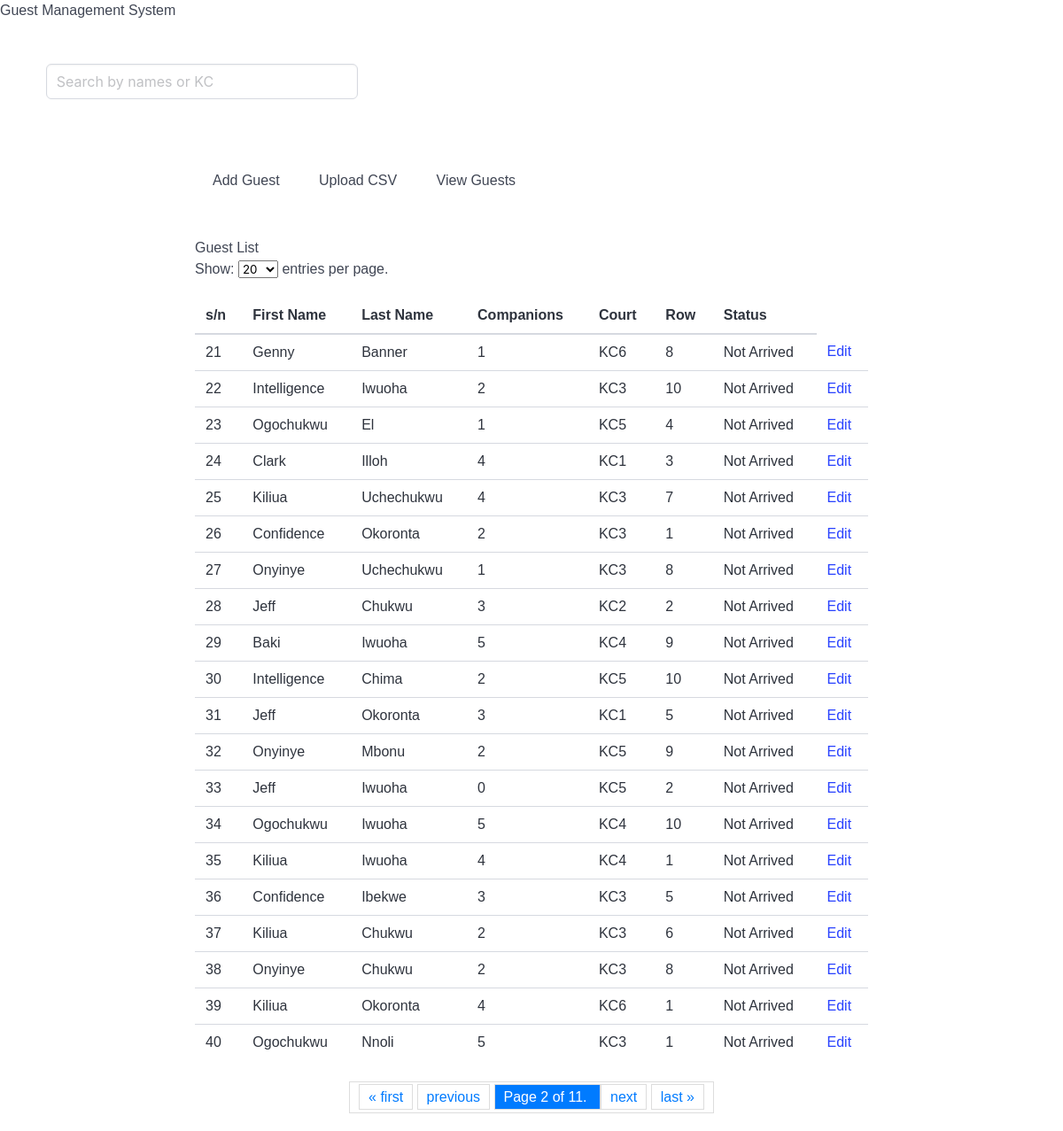
Screenshot of /list_guests/?page=2&per_page=20 with the database file from the repository.
### guests/models.py (models this page shows, shortened)
class Guest(models.Model):
    first_name = models.CharField(max_length=100)
    last_name = models.CharField(max_length=100)
    has_arrived = models.BooleanField(default=False)
    number_of_companions = models.PositiveIntegerField(default=0)
    court = models.CharField(max_length=5, null=True)
    row = models.PositiveIntegerField(default=0)

### guests/views.py (the view)
# urls.py: path('list_guests/', views.list_guests, name='list_guests'),
def list_guests(request):
    success_message = request.session.pop('upload_message', None)
    guests = Guest.objects.all()
    per_page = request.GET.get('per_page', 20)
    try:
        per_page = int(per_page)
    except ValueError:
        per_page = 20
    paginator = Paginator(guests, per_page)
    page_number = request.GET.get('page')
    page_obj = paginator.get_page(page_number)
    highlight_id = request.GET.get('highlight')
    highlighted_guest = None
    if highlight_id:
        try:
            highlighted_guest = int(highlight_id)
        except ValueError:
            pass
    return render(request, 'guests/guest_list.html', {
        'page_obj': page_obj,
        'success_message': success_message,
        'per_page': per_page,
        'highlighted_guest': highlighted_guest,
    })

### guests/templates/guests/guest_list.html (shortened to what this page needs)
{% extends "guests/base.html" %}
{% load static %}
{% block content %}
<div class="container">
    <button id="show-add-form">Add Guest</button>
    <button id="show-upload-form">Upload CSV</button>
    <button onclick="window.location.href='{% url 'list_guests' %}'">View Guests</button>
</div>
<div class="container">
    <h1>Guest List</h1>
    <div class="per-page-selector">
        <form method="get" action="">
            <label for="per-page">Show:</label>
            <select id="per-page" name="per_page" onchange="this.form.submit()">
                <option value="20" {% if per_page|default:20 == 20 %}selected{% endif %}>20</option>
            </select> entries per page.
        </form>
    </div>
    <table class="table">
        <thead>
            <tr>
                <th>s/n</th>
                <th>First Name</th>
                <th>Last Name</th>
                <th>Companions</th>
                <th>Court</th>
                <th>Row</th>
                <th>Status</th>
            </tr>
        </thead>
        <tbody id="results">
            {% for guest in page_obj %}
            <tr class="{% if guest.id == highlighted_guest %}highlight{% endif %}">
                <td>{{ guest.id }}</td>
                <td>{{ guest.first_name }}</td>
                <td>{{ guest.last_name }}</td>
                <td>{{ guest.number_of_companions }}</td>
                <td>{{ guest.court }}</td>
                <td>{{ guest.row }}</td>
                <td>{{ guest.has_arrived|yesno:"Arrived,Not Arrived" }}</td>
                <td>
                    <a href="{% url 'guest-edit' guest.id %}" class="btn btn-warning btn-sm">Edit</a>
                </td>
            </tr>
            {% empty %}
            <tr>
                <td colspan="7">No guests found.</td>
            </tr>
            {% endfor %}
        </tbody>
    </table>
    <div class="pagination">
        <span class="step-links">
            {% if page_obj.has_previous %}
            <a href="?page=1&per_page={{ per_page|default:20 }}">&laquo; first</a>
            <a href="?page={{ page_obj.previous_page_number }}&per_page={{ per_page|default:20 }}">previous</a>
            {% endif %}
            <span class="current">
                Page {{ page_obj.number }} of {{ page_obj.paginator.num_pages }}.
            </span>
            {% if page_obj.has_next %}
            <a href="?page={{ page_obj.next_page_number }}&per_page={{ per_page|default:20 }}">next</a>
            <a href="?page={{ page_obj.paginator.num_pages }}&per_page={{ per_page|default:20 }}">last &raquo;</a>
            {% endif %}
        </span>
    </div>
</div>
{% endblock %}

### rows the page displays
Guest: id "21", first_name "Genny", last_name "Banner", number_of_companions "1", court "KC6", row "8", has_arrived "Not Arrived"
Guest: id "22", first_name "Intelligence", last_name "Iwuoha", number_of_companions "2", court "KC3", row "10", has_arrived "Not Arrived"
Guest: id "23", first_name "Ogochukwu", last_name "El", number_of_companions "1", court "KC5", row "4", has_arrived "Not Arrived"
Guest: id "24", first_name "Clark", last_name "Illoh", number_of_companions "4", court "KC1", row "3", has_arrived "Not Arrived"
Guest: id "25", first_name "Kiliua", last_name "Uchechukwu", number_of_companions "4", court "KC3", row "7", has_arrived "Not Arrived"
Guest: id "26", first_name "Confidence", last_name "Okoronta", number_of_companions "2", court "KC3", row "1", has_arrived "Not Arrived"
Guest: id "27", first_name "Onyinye", last_name "Uchechukwu", number_of_companions "1", court "KC3", row "8", has_arrived "Not Arrived"
Guest: id "28", first_name "Jeff", last_name "Chukwu", number_of_companions "3", court "KC2", row "2", has_arrived "Not Arrived"
Guest: id "29", first_name "Baki", last_name "Iwuoha", number_of_companions "5", court "KC4", row "9", has_arrived "Not Arrived"
Guest: id "30", first_name "Intelligence", last_name "Chima", number_of_companions "2", court "KC5", row "10", has_arrived "Not Arrived"
Guest: id "31", first_name "Jeff", last_name "Okoronta", number_of_companions "3", court "KC1", row "5", has_arrived "Not Arrived"
Guest: id "32", first_name "Onyinye", last_name "Mbonu", number_of_companions "2", court "KC5", row "9", has_arrived "Not Arrived"
Guest: id "33", first_name "Jeff", last_name "Iwuoha", number_of_companions "0", court "KC5", row "2", has_arrived "Not Arrived"
Guest: id "34", first_name "Ogochukwu", last_name "Iwuoha", number_of_companions "5", court "KC4", row "10", has_arrived "Not Arrived"
Guest: id "35", first_name "Kiliua", last_name "Iwuoha", number_of_companions "4", court "KC4", row "1", has_arrived "Not Arrived"
Guest: id "36", first_name "Confidence", last_name "Ibekwe", number_of_companions "3", court "KC3", row "5", has_arrived "Not Arrived"
Guest: id "37", first_name "Kiliua", last_name "Chukwu", number_of_companions "2", court "KC3", row "6", has_arrived "Not Arrived"
Guest: id "38", first_name "Onyinye", last_name "Chukwu", number_of_companions "2", court "KC3", row "8", has_arrived "Not Arrived"
Guest: id "39", first_name "Kiliua", last_name "Okoronta", number_of_companions "4", court "KC6", row "1", has_arrived "Not Arrived"
Guest: id "40", first_name "Ogochukwu", last_name "Nnoli", number_of_companions "5", court "KC3", row "1", has_arrived "Not Arrived"

### other values shown
{{ page_obj.number }} "2"
{{ page_obj.paginator.num_pages }} "11"
